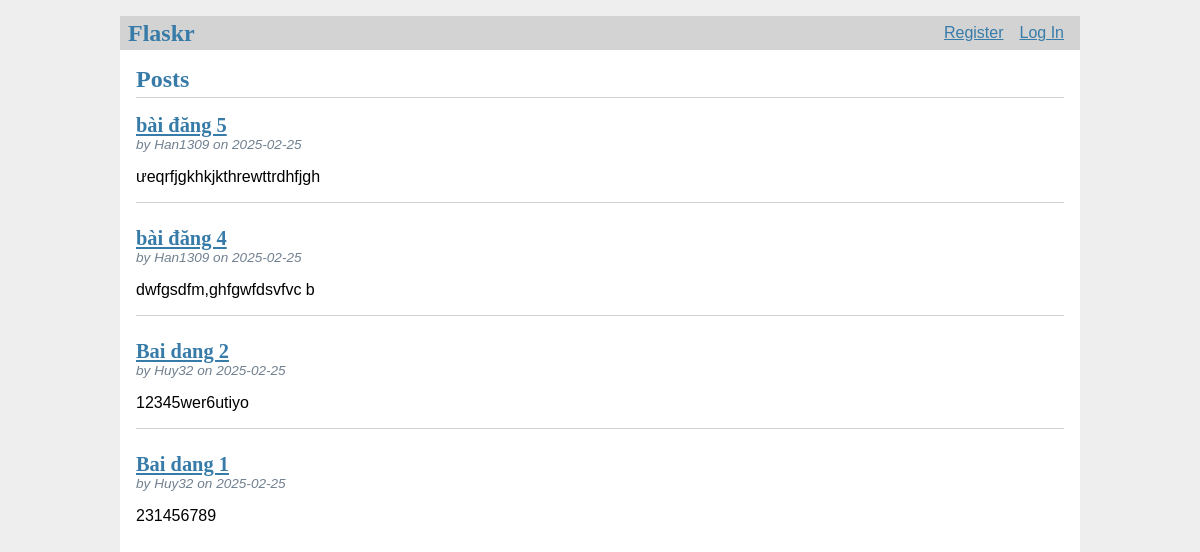
The page / on the database its author committed.
### tables this page shows
CREATE TABLE post (
    id INTEGER PRIMARY KEY AUTOINCREMENT,
    author_id INTEGER NOT NULL,
    created TIMESTAMP NOT NULL DEFAULT CURRENT_TIMESTAMP,
    title TEXT NOT NULL,
    body TEXT NOT NULL,
    FOREIGN KEY (author_id) REFERENCES user (id)
);

CREATE TABLE user (
    id INTEGER PRIMARY KEY AUTOINCREMENT,
    username TEXT UNIQUE NOT NULL,
    password TEXT NOT NULL,
    role TEXT NOT NULL DEFAULT 'user',
    is_blocked INTEGER NOT NULL DEFAULT 0 
);

### flaskr/blog.py (the view)
@bp.route('/')
def index():
    db = get_db()
    posts = db.execute(
        'SELECT p.id, title, body, created, author_id, username'
        ' FROM post p JOIN user u ON p.author_id = u.id'
        ' ORDER BY created DESC'
    ).fetchall()
    return render_template('blog/index.html', posts=posts)

### flaskr/auth.py (called while the page is built, shortened)
@bp.before_app_request
def load_logged_in_user():
    user_id = session.get('user_id')
    if user_id is None:
        g.user = None

### flaskr/db.py (called while the page is built)
def get_db():
    if 'db' not in g:
        g.db = sqlite3.connect(
            current_app.config['DATABASE'],
            detect_types=sqlite3.PARSE_DECLTYPES
        )
        g.db.row_factory = sqlite3.Row
    return g.db

### flaskr/templates/blog/index.html (shortened to what this page needs)
{% extends 'base.html' %}
{% block header %}
    <h1>{% block title %}Posts{% endblock %}</h1>
{% endblock %}
{% block content %}
    {% for post in posts %}
        <article class="post">
            <header>
                <div>
                    <h1>
                        <a href="{{ url_for('blog.detail', id=post['id']) }}">{{ post['title'] }}</a>
                    </h1>
                    <div class="about">by {{ post['username'] }} on {{ post['created'].strftime('%Y-%m-%d') }}</div>
                </div>
            </header>
            <p class="body">{{ post['body'] }}</p>
        </article>
        {% if not loop.last %}
            <hr>
        {% endif %}
    {% endfor %}
{% endblock %}

### flaskr/static/style.css (style rules this page uses)
h1 { font-family: serif; color: #377ba8; margin: 1rem 0; }
a { color: #377ba8; }
hr { border: none; border-top: 1px solid lightgray; }
.content > header h1 { flex: auto; margin: 1rem 0 0.25rem 0; }
.post > header { display: flex; align-items: flex-end; font-size: 0.85em; }
.post > header > div:first-of-type { flex: auto; }
.post > header h1 { font-size: 1.5em; margin-bottom: 0; }
.post .about { color: slategray; font-style: italic; }
.post .body { white-space: pre-line; }

### rows shown on the page
post: title "bài đăng 5", username "Han1309", created "2025-02-25", body "ưeqrfjgkhkjkthrewttrdhfjgh"
post: title "bài đăng 4", username "Han1309", created "2025-02-25", body "dwfgsdfm,ghfgwfdsvfvc b"
post: title "Bai dang 2", username "Huy32", created "2025-02-25", body "12345wer6utiyo"
post: title "Bai dang 1", username "Huy32", created "2025-02-25", body "231456789"
